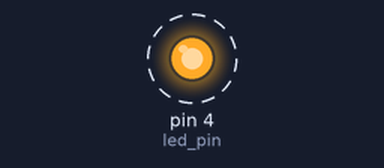
A sketch run on a simulated Arduino Uno, built with avr-gcc and run on an emulated ATmega328P. Shown: output pins drawn as LEDs (lit = HIGH). Dashed ring = blinking.

Above: at 0.2 s.
Timing chart, 0 to 3.0 s (numbered marks = the images above):
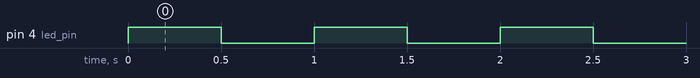

Measured:
- by itself, pin 4 (led_pin): alternates HIGH for 0.50 s and LOW for 0.50 s

The sketch:

sketch.ino
```cpp
#include <avr/io.h>
#include <util/delay.h>

#define led_pin PD4  //port D connected to 4


int main(void) {
  // put your main code here, to run repeatedly:
    DDRD |= (1 << led_pin);

    while(1)
    {
        PORTD |= (1<<led_pin);
        _delay_ms(500);

        PORTD &= ~(1<<led_pin);
        _delay_ms(500);
    }


}
```
